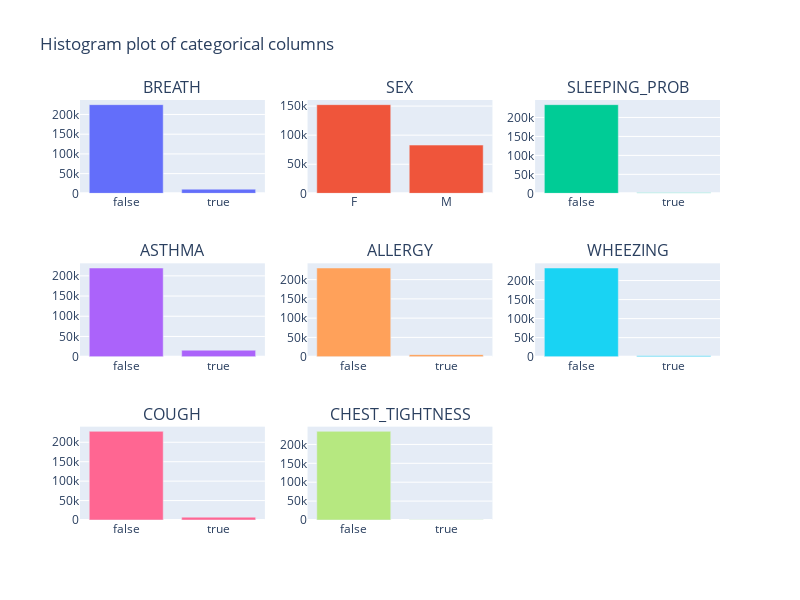

Notebook cell for this chart:
### Code cell
n_cols = 3
n_rows = n_rows = int(np.ceil(len(categorical_a.copy()) / n_cols))

"""Histogram using plotly"""
fig = make_subplots(rows=n_rows, cols=n_cols,
                    subplot_titles=tuple(categorical_a.copy()))

for i, col in enumerate(categorical_a.copy()):
    counts = data_dict['A'][col].value_counts()
    fig.add_trace(go.Bar(name=col, x=counts.index, y=counts.values), 
                  row=i//n_cols + 1,
                  col=i%n_cols + 1)

fig.update_layout(title="Histogram plot of categorical columns",
                 height=600,
                 width=800,
                 showlegend=False)

### Figure 1 — Plotly figure (JSON) as saved in the notebook; plotly's stock layout.template omitted (floating-point values rounded to 4 significant figures)
{"data": [{"name": "BREATH", "type": "bar", "x": [false, true], "xaxis": "x", "y": [224873, 10523], "yaxis": "y"}, {"name": "SEX", "type": "bar", "x": ["F", "M"], "xaxis": "x2", "y": [152437, 82959], "yaxis": "y2"}, {"name": "SLEEPING_PROB", "type": "bar", "x": [false, true], "xaxis": "x3", "y": [233764, 1632], "yaxis": "y3"}, {"name": "ASTHMA", "type": "bar", "x": [false, true], "xaxis": "x4", "y": [219417, 15979], "yaxis": "y4"}, {"name": "ALLERGY", "type": "bar", "x": [false, true], "xaxis": "x5", "y": [230109, 5287], "yaxis": "y5"}, {"name": "WHEEZING", "type": "bar", "x": [false, true], "xaxis": "x6", "y": [232933, 2463], "yaxis": "y6"}, {"name": "COUGH", "type": "bar", "x": [false, true], "xaxis": "x7", "y": [228116, 7280], "yaxis": "y7"}, {"name": "CHEST_TIGHTNESS", "type": "bar", "x": [false, true], "xaxis": "x8", "y": [234676, 720], "yaxis": "y8"}], "layout": {"annotations": [{"font": {"size": 16}, "showarrow": false, "text": "BREATH", "x": 0.1444, "xanchor": "center", "xref": "paper", "y": 1, "yanchor": "bottom", "yref": "paper"}, {"font": {"size": 16}, "showarrow": false, "text": "SEX", "x": 0.5, "xanchor": "center", "xref": "paper", "y": 1, "yanchor": "bottom", "yref": "paper"}, {"font": {"size": 16}, "showarrow": false, "text": "SLEEPING_PROB", "x": 0.8556, "xanchor": "center", "xref": "paper", "y": 1, "yanchor": "bottom", "yref": "paper"}, {"font": {"size": 16}, "showarrow": false, "text": "ASTHMA", "x": 0.1444, "xanchor": "center", "xref": "paper", "y": 0.6111, "yanchor": "bottom", "yref": "paper"}, {"font": {"size": 16}, "showarrow": false, "text": "ALLERGY", "x": 0.5, "xanchor": "center", "xref": "paper", "y": 0.6111, "yanchor": "bottom", "yref": "paper"}, {"font": {"size": 16}, "showarrow": false, "text": "WHEEZING", "x": 0.8556, "xanchor": "center", "xref": "paper", "y": 0.6111, "yanchor": "bottom", "yref": "paper"}, {"font": {"size": 16}, "showarrow": false, "text": "COUGH", "x": 0.1444, "xanchor": "center", "xref": "paper", "y": 0.2222, "yanchor": "bottom", "yref": "paper"}, {"font": {"size": 16}, "showarrow": false, "text": "CHEST_TIGHTNESS", "x": 0.5, "xanchor": "center", "xref": "paper", "y": 0.2222, "yanchor": "bottom", "yref": "paper"}], "height": 600, "showlegend": false, "title": {"text": "Histogram plot of categorical columns"}, "width": 800, "xaxis": {"anchor": "y", "domain": [0, 0.2889]}, "xaxis2": {"anchor": "y2", "domain": [0.3556, 0.6444]}, "xaxis3": {"anchor": "y3", "domain": [0.7111, 1]}, "xaxis4": {"anchor": "y4", "domain": [0, 0.2889]}, "xaxis5": {"anchor": "y5", "domain": [0.3556, 0.6444]}, "xaxis6": {"anchor": "y6", "domain": [0.7111, 1]}, "xaxis7": {"anchor": "y7", "domain": [0, 0.2889]}, "xaxis8": {"anchor": "y8", "domain": [0.3556, 0.6444]}, "xaxis9": {"anchor": "y9", "domain": [0.7111, 1]}, "yaxis": {"anchor": "x", "domain": [0.7778, 1]}, "yaxis2": {"anchor": "x2", "domain": [0.7778, 1]}, "yaxis3": {"anchor": "x3", "domain": [0.7778, 1]}, "yaxis4": {"anchor": "x4", "domain": [0.3889, 0.6111]}, "yaxis5": {"anchor": "x5", "domain": [0.3889, 0.6111]}, "yaxis6": {"anchor": "x6", "domain": [0.3889, 0.6111]}, "yaxis7": {"anchor": "x7", "domain": [0, 0.2222]}, "yaxis8": {"anchor": "x8", "domain": [0, 0.2222]}, "yaxis9": {"anchor": "x9", "domain": [0, 0.2222]}}}
